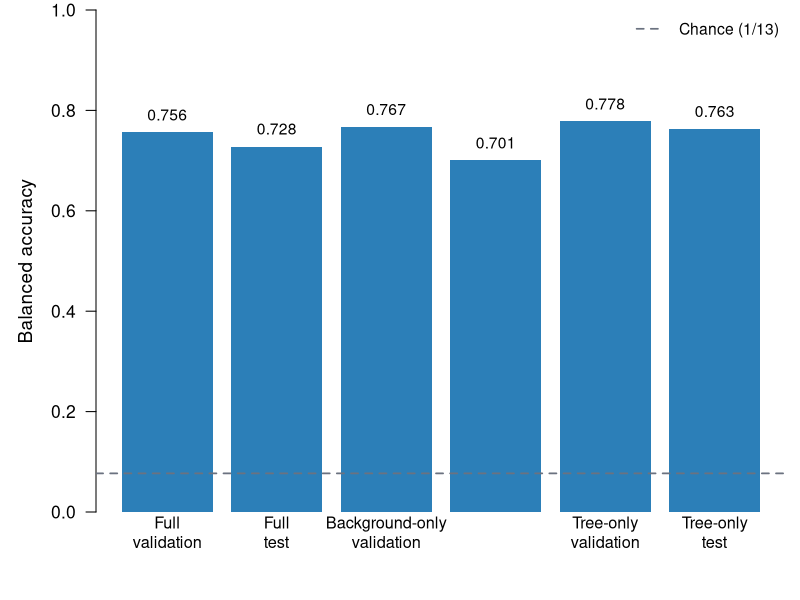

Here is the R script that generated this plot:
args <- commandArgs(trailingOnly = FALSE)
file_arg <- args[grep("^--file=", args)][1]
this_file <- sub("^--file=", "", file_arg)
root <- normalizePath(file.path(dirname(this_file), ".."), mustWork = TRUE)
output_path <- file.path(root, "figures", "fig_dataset_smallcnn_mask_ablation.png")

scores <- c(0.756, 0.728, 0.767, 0.701, 0.778, 0.763)
labels <- c(
  "Full\nvalidation",
  "Full\ntest",
  "Background-only\nvalidation",
  "Background-only\ntest",
  "Tree-only\nvalidation",
  "Tree-only\ntest"
)

png(output_path, width = 2400, height = 700, res = 220)
par(
  family = "sans",
  mar = c(4.4, 4.8, 0.5, 0.7),
  cex.axis = 1.05,
  cex.lab = 1.14
)

positions <- barplot(
  scores,
  names.arg = labels,
  ylim = c(0, 1),
  yaxs = "i",
  las = 1,
  col = "#2c7fb8",
  border = NA,
  ylab = "Balanced accuracy",
  cex.names = 0.98
)

abline(h = 1 / 13, col = "#6b7280", lty = 2, lwd = 1.7)
text(positions, scores + 0.035, sprintf("%.3f", scores), cex = 0.94)
legend(
  "topright",
  legend = "Chance (1/13)",
  lty = 2,
  lwd = 1.7,
  col = "#6b7280",
  bty = "n",
  cex = 0.94
)

dev.off()
